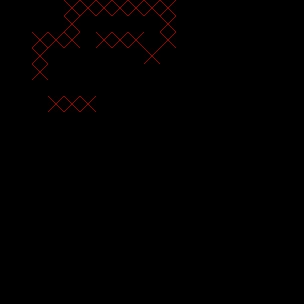

Rendered tile map (Tiled .tmx) drawn with the repository's tilesets; below, a short description and the map source with its tile grids summarised:
An orthogonal 19x19 tile map with 16x16 px tiles, 1 tile layer (collision), 1 hidden layer not drawn, 2 tilesets and 59 objects (19x openDoor, 16x table, 5x static, 4x coffee, 3x door, ...).

<map version="1.0" orientation="orthogonal" renderorder="right-down" width="19" height="19" tilewidth="16" tileheight="16">
 <properties>
  <property name="texture" value="wall" />
 </properties>
 <tileset firstgid="1" name="tile_collision" tilewidth="16" tileheight="16">
  <image source="../tilesets/tile_collision.png" width="128" height="128" />
 </tileset>
 <tileset firstgid="65" name="tile_meshes" tilewidth="16" tileheight="16">
  <image source="../tilesets/tile_meshes.png" width="128" height="128" />
 </tileset>
 <layer name="collision" width="19" height="19">
  <data>[361 cells, 132 non-empty, 3 distinct tile ids]</data>
 </layer>
 <layer name="mesh" width="19" height="19" visible="0" opacity="0.75">
  <data>[361 cells, 104 non-empty, 14 distinct tile ids]</data>
 </layer>
 <objectgroup color="#9ba1a4" name="objects" visible="0" opacity="0.55">
  <object type="key" x="128" y="80" width="16" height="16">
   <ellipse />
  </object>
  <object type="openDoor" x="144" y="144" width="16" height="16" />
  <object type="door" x="144" y="144" width="16" height="8" rotation="90" />
  <object type="coffee" x="128" y="176" width="16" height="16" rotation="1">
   <ellipse />
  </object>
  <object type="levelTrigger" x="16" y="112" width="16" height="4">
   <properties>
    <property name="level" value="01_superhub" />
    <property name="spawn" value="00_entrance" />
   </properties>
  </object>
  <object type="page" x="237.652" y="94.8695" width="16" height="16">
   <properties>
    <property name="height" value="1" />
   </properties>
   <ellipse />
  </object>
  <object type="openDoor" x="176" y="112" width="16" height="16" />
  <object type="openDoor" x="176" y="96" width="16" height="16" />
  <object type="openDoor" x="176" y="80" width="16" height="16" />
  <object type="openDoor" x="160" y="80" width="16" height="16" />
  <object type="openDoor" x="192" y="80" width="16" height="16" />
  <object type="openDoor" x="80" y="176" width="16" height="16" />
  <object type="openDoor" x="80" y="192" width="16" height="16" />
  <object type="openDoor" x="240" y="176" width="16" height="16" />
  <object type="openDoor" x="240" y="192" width="16" height="16" />
  <object type="openDoor" x="240" y="208" width="16" height="16" />
  <object type="rupee" x="112" y="160" width="16" height="16" rotation="1">
   <ellipse />
  </object>
  <object type="levelTrigger" x="192" y="256" width="16" height="16">
   <properties>
    <property name="level" value="01_superhub" />
    <property name="spawn" value="00_entrance" />
   </properties>
  </object>
  <object type="table" x="240" y="64" width="16" height="16" />
  <object type="table" x="240" y="96" width="16" height="16" />
  <object type="table" x="160" y="224" width="16" height="16" />
  <object type="table" x="160" y="240" width="16" height="16" />
  <object type="table" x="160" y="256" width="16" height="16" />
  <object type="table" x="32" y="176" width="16" height="16" />
  <object type="table" x="32" y="264" width="16" height="8" />
  <object type="table" x="112" y="192" width="16" height="16" />
  <object type="table" x="112" y="128" width="16" height="16" />
  <object type="table" x="128" y="128" width="16" height="16" />
  <object type="table" x="208" y="144" width="16" height="16" />
  <object type="table" x="256" y="224" width="16" height="8" />
  <object type="table" x="224" y="224" width="16" height="8" />
  <object type="table" x="160" y="128" width="8" height="16" />
  <object type="table" x="160" y="160" width="8" height="16" />
  <object type="table" x="264" y="128" width="8" height="48" />
  <object type="openDoor" x="48" y="160" width="16" height="16" />
  <object type="openDoor" x="48" y="144" width="16" height="16" />
  <object type="openDoor" x="32" y="144" width="16" height="16" />
  <object type="openDoor" x="16" y="144" width="16" height="16" />
  <object type="openDoor" x="16" y="128" width="16" height="16" />
  <object type="openDoor" x="16" y="112" width="16" height="16" />
  <object type="openDoor" x="16" y="96" width="16" height="16" />
  <object type="openDoor" x="0" y="96" width="16" height="16" />
  <object type="breakableWall" x="144" y="44" width="16" height="16" />
  <object type="static" x="240" y="271" width="16" height="16">
   <properties>
    <property name="collision" value="true" />
    <property name="height" value="0.25" />
    <property name="mesh" value="full_cube" />
    <property name="texture" value="ornament_glass" />
   </properties>
  </object>
  <object type="static" x="271" y="144" width="16" height="16">
   <properties>
    <property name="collision" value="true" />
    <property name="height" value="0.25" />
    <property name="mesh" value="full_cube" />
    <property name="texture" value="ornament_glass" />
   </properties>
  </object>
  <object type="static" x="95" y="184" width="16" height="16">
   <properties>
    <property name="collision" value="true" />
    <property name="height" value="0.25" />
    <property name="mesh" value="full_cube" />
    <property name="texture" value="ornament_glass" />
   </properties>
  </object>
  <object type="static" x="255" y="80" width="16" height="16">
   <properties>
    <property name="collision" value="true" />
    <property name="height" value="0.25" />
    <property name="mesh" value="full_cube" />
    <property name="texture" value="ornament_glass" />
   </properties>
  </object>
  <object type="static" x="97" y="80" width="16" height="16">
   <properties>
    <property name="collision" value="true" />
    <property name="height" value="0.25" />
    <property name="mesh" value="full_cube" />
    <property name="texture" value="ornament_glass" />
   </properties>
  </object>
  <object type="chest" x="48" y="64" width="16" height="16">
   <properties>
    <property name="keys" value="1" />
    <property name="killall" value="1" />
    <property name="pages" value="0" />
    <property name="rupees" value="20" />
   </properties>
   <ellipse />
  </object>
  <object type="door" x="116" y="16" width="16" height="8" rotation="90" />
  <object type="coffee" x="152" y="248" width="16" height="16" rotation="1">
   <properties>
    <property name="height" value="1" />
   </properties>
   <ellipse />
  </object>
  <object type="coffee" x="32" y="256" width="16" height="16" rotation="1">
   <properties>
    <property name="height" value="1" />
   </properties>
   <ellipse />
  </object>
  <object type="coffee" x="36" y="180" width="16" height="16" rotation="1">
   <properties>
    <property name="height" value="1" />
   </properties>
   <ellipse />
  </object>
  <object type="door" x="96" y="16" width="16" height="8" rotation="90" />
  <object type="rupeeSpawn" x="152" y="224" width="16" height="16" rotation="1">
   <properties>
    <property name="height" value="1" />
   </properties>
   <ellipse />
  </object>
  <object type="rupeeSpawn" x="256" y="160" width="16" height="16" rotation="1">
   <properties>
    <property name="height" value="1" />
   </properties>
   <ellipse />
  </object>
  <object type="rupeeSpawn" x="80" y="184" width="16" height="16" rotation="1">
   <properties>
    <property name="height" value="1" />
   </properties>
   <ellipse />
  </object>
 </objectgroup>
 <objectgroup name="player" visible="0">
  <object type="player" x="240" y="240" width="16" height="16">
   <properties>
    <property name="name" value="startSpawn" />
   </properties>
   <ellipse />
  </object>
  <object type="player" x="16" y="136" width="16" height="16">
   <properties>
    <property name="name" value="01_entrance" />
   </properties>
   <ellipse />
  </object>
 </objectgroup>
</map>
